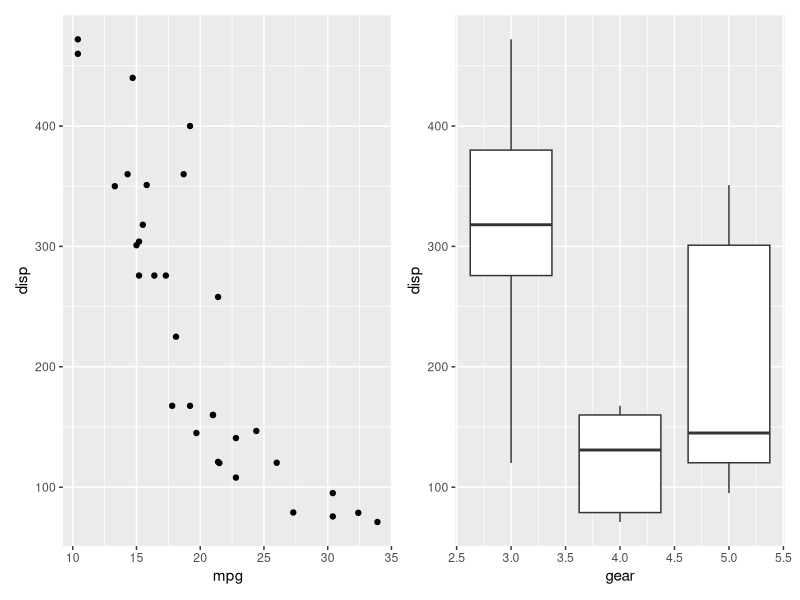
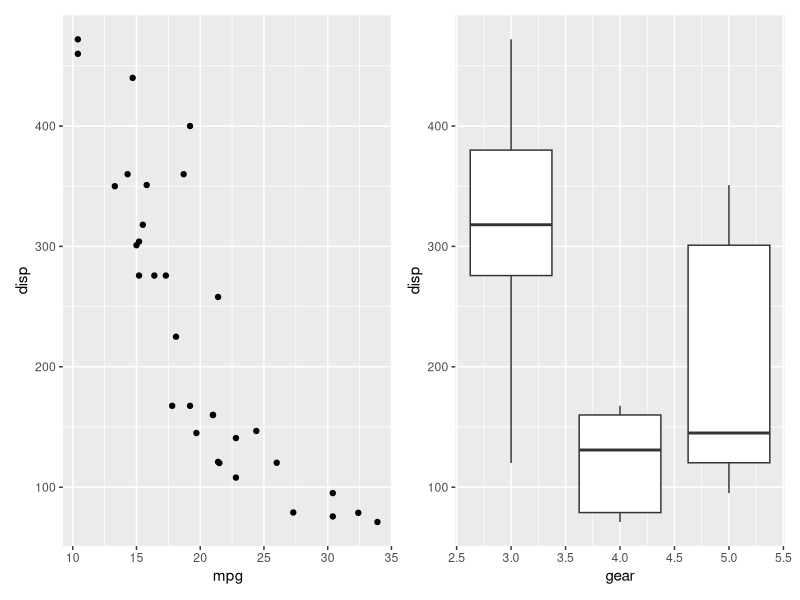
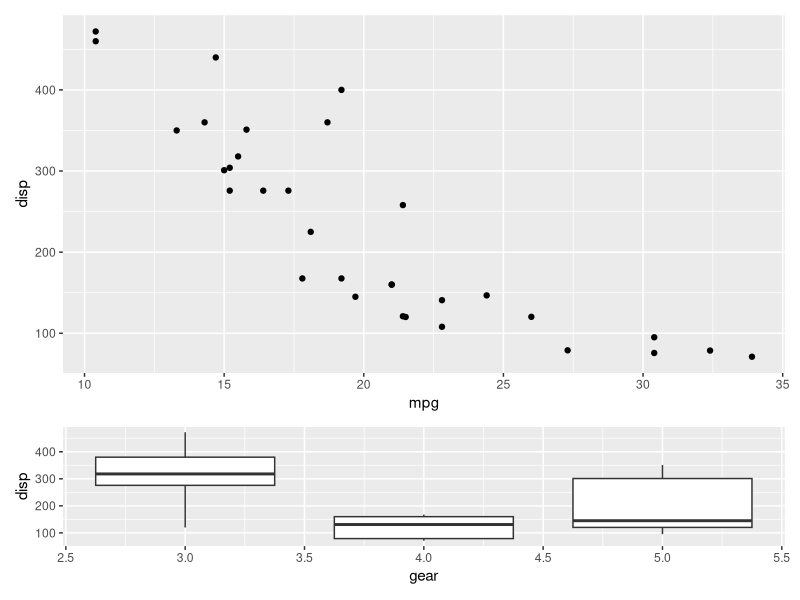
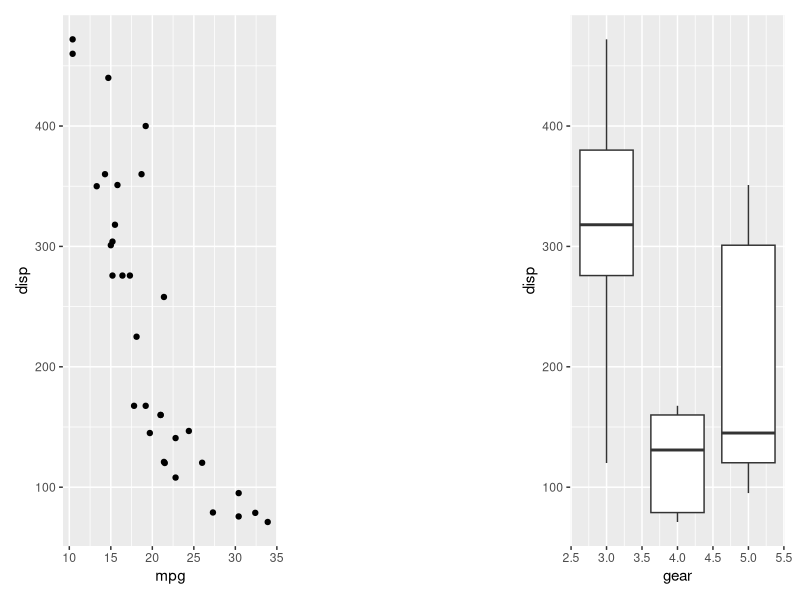
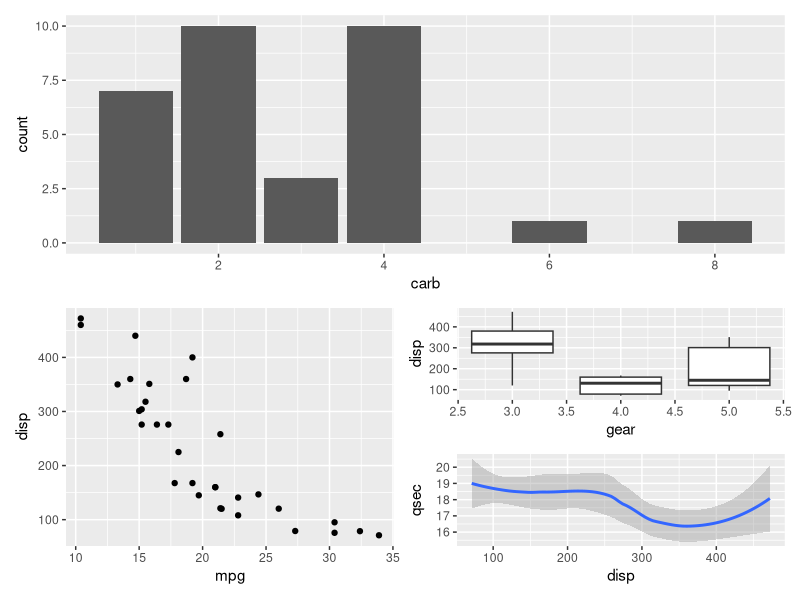

These charts were generated, in order, by the following R code:
## ---- chunk 1
knitr::opts_chunk$set(
  collapse = TRUE,
  comment = "#>",
  fig.path = "man/figures/README-"
)
## ---- chunk 2
library(ggplot2)
library(patchwork)

p1 <- ggplot(mtcars) + geom_point(aes(mpg, disp))
p2 <- ggplot(mtcars) + geom_boxplot(aes(gear, disp, group = gear))

p1 + p2
## ---- chunk 3
ggplot(mtcars) +
  geom_point(aes(mpg, disp)) +
  ggplot(mtcars) + 
  geom_boxplot(aes(gear, disp, group = gear))
## ---- chunk 4
p1 + p2 + plot_layout(ncol = 1, heights = c(3, 1))
## ---- chunk 5
p1 + plot_spacer() + p2
## ---- chunk 6
p3 <- ggplot(mtcars) + geom_smooth(aes(disp, qsec))
p4 <- ggplot(mtcars) + geom_bar(aes(carb))

p4 + 
  (
    p1 + 
      (
        p2 + 
          p3 + 
          plot_layout(ncol = 1)
      )
  ) + 
  plot_layout(ncol = 1)
